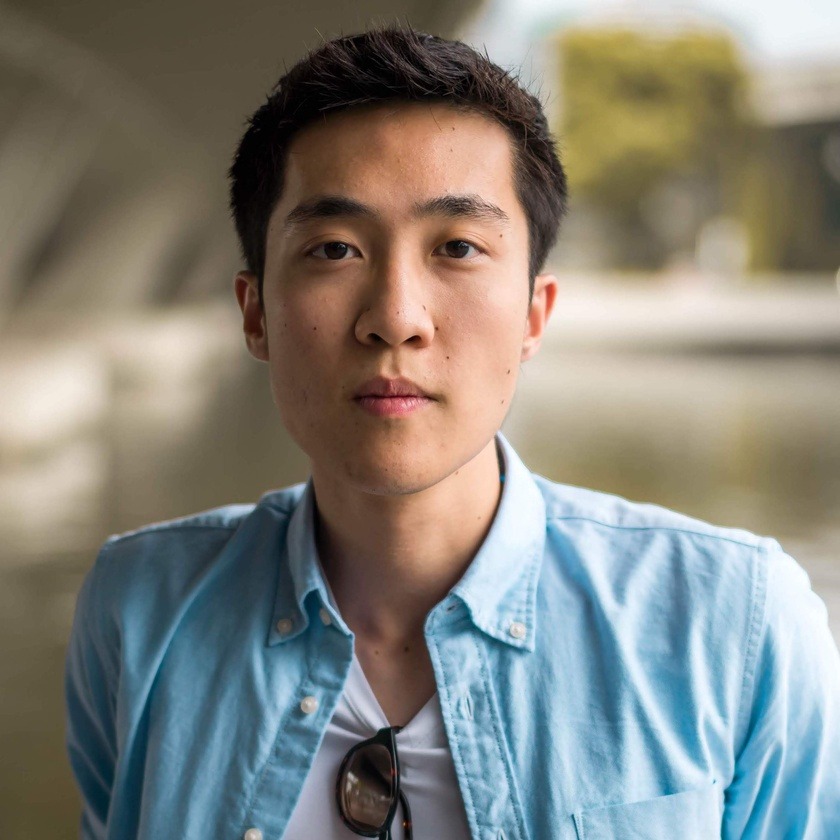
#> input picture base/images/dp.jpg, 840 x 840 px, shrunk from 2809 x 2809 before the run
$ jupyter execute crop_circle.ipynb
#> lines starting #> are read from the running program, lines starting #| are printed output that depends on the picture; after the words box and inside, x2 and y2 are one past the last pixel; in counts of white or black regions, pixels touching at a corner belong together
[cell 1]
import numpy as np
from PIL import Image, ImageDraw

# Open the input image as numpy array, convert to RGB
img=Image.open("./dp.jpg").convert("RGB")
#> img is the input picture: PIL image 840x840 RGB; mean R, G, B 132, 131.1, 122.9
npImage=np.array(img)
h,w=img.size
#> h = 840; w = 840

# Create same size alpha layer with circle
alpha = Image.new('L', img.size,0)
#> alpha: PIL image 840x840 L; every value is 0
draw = ImageDraw.Draw(alpha)
draw.pieslice([0,0,h,w],0,360,fill=255)

# Convert alpha Image to numpy array
npAlpha=np.array(alpha)
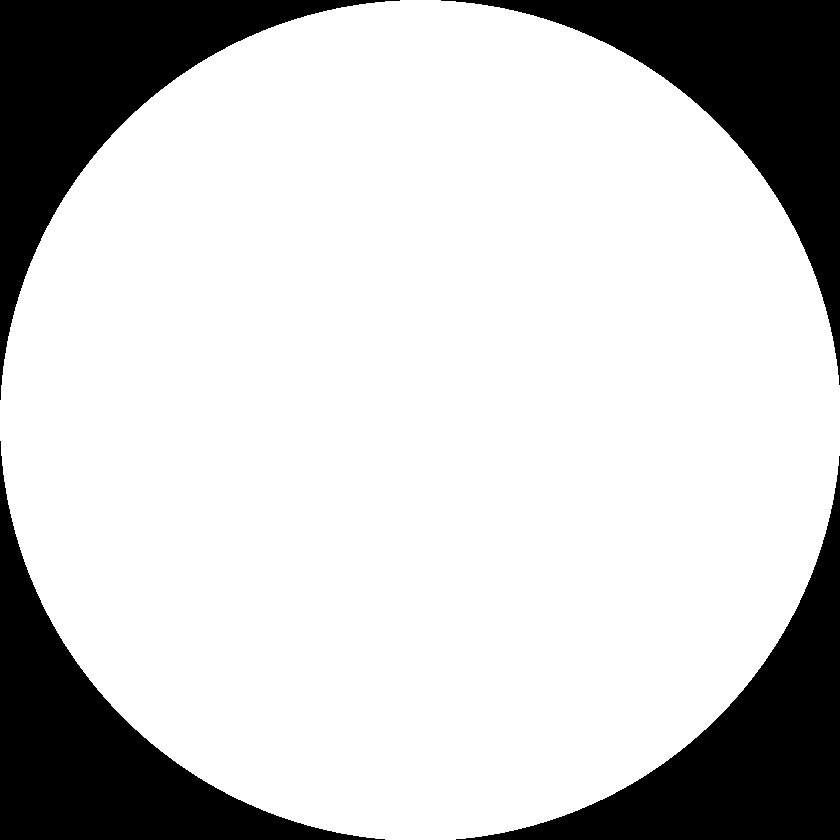
#> npAlpha: shape (840, 840); 78.7% white; 4 black regions, box (x1, y1, x2, y2) and area: (0, 0, 400, 400) 37973, (441, 0, 840, 385) 37573, (0, 441, 385, 840) 37573, (456, 456, 840, 840) 37174

# Add alpha layer to RGB
npImage=np.dstack((npImage,npAlpha))
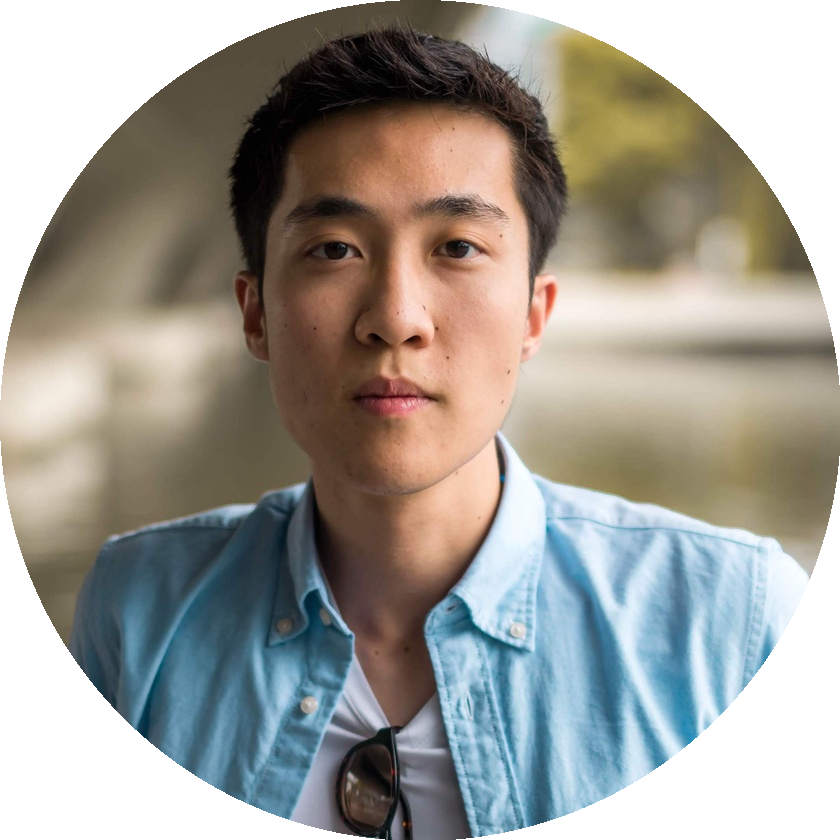
#> npImage: shape (840, 840, 4); mean R, G, B, A 132, 131.1, 122.9, 200.7; transparent parts drawn white

# Save with alpha
Image.fromarray(npImage).save('./avatar.png')

$ run again, with base/images/header.jpg copied over base/images/dp.jpg
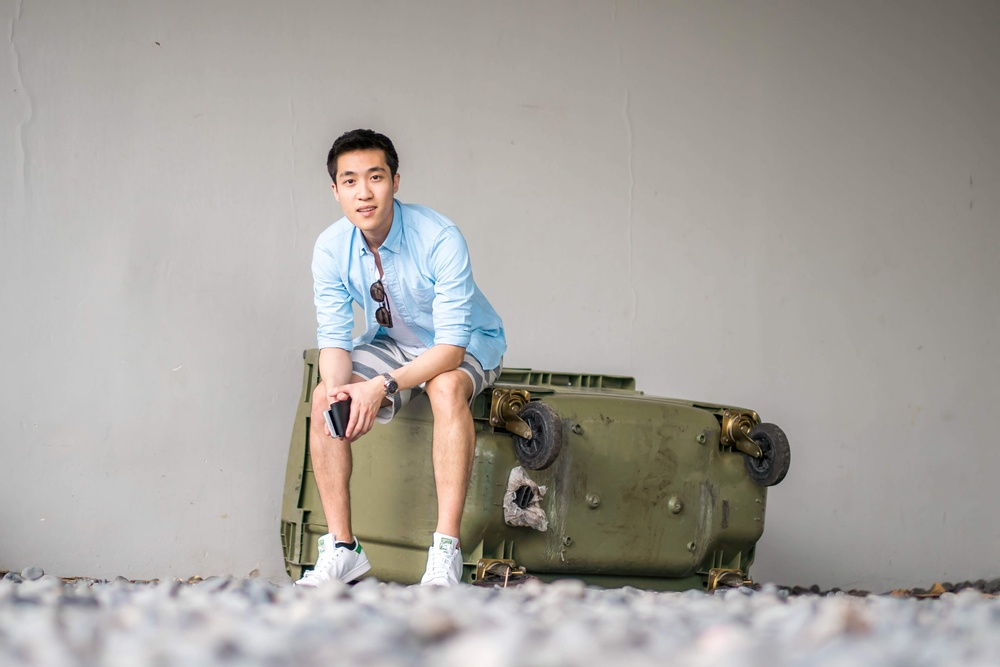
#> input picture base/images/header.jpg, 1000 x 667 px, shrunk from 4898 x 3265 before the run
#> img is the input picture: PIL image 1000x667 RGB; mean R, G, B 167.3, 163.5, 158.7
#> alpha: PIL image 1000x667 L; every value is 0
#> `npAlpha=np.array(alpha)`:
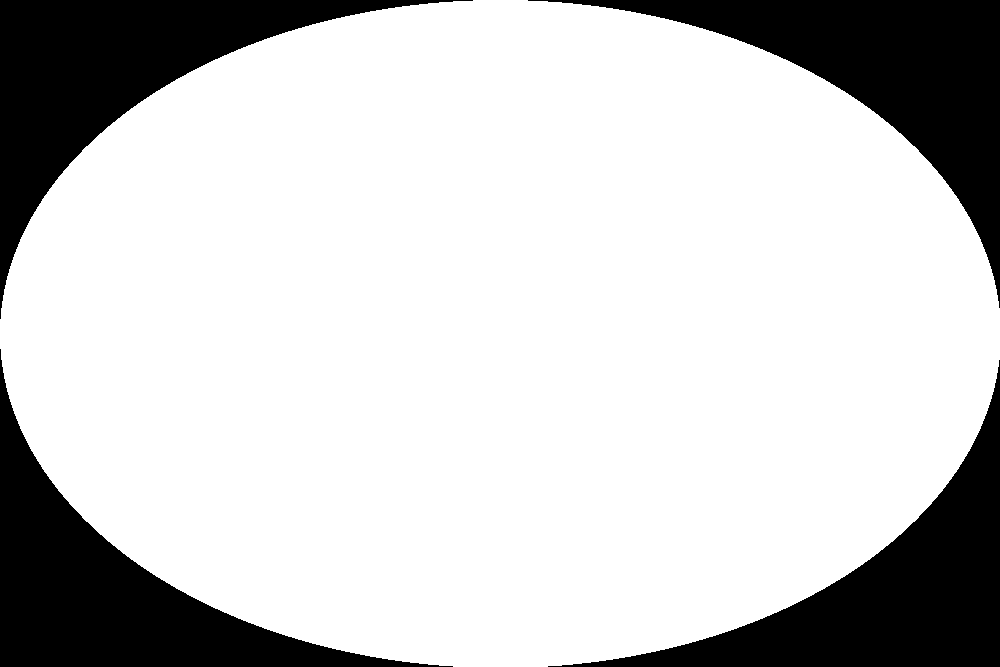
#> npAlpha: shape (667, 1000); 78.7% white; 4 black regions, box (x1, y1, x2, y2) and area: (0, 0, 473, 319) 35898, (528, 0, 1000, 308) 35579, (0, 349, 453, 667) 35425, (548, 360, 1000, 667) 35107
#> `npImage=np.dstack((npImage,npAlpha))`:
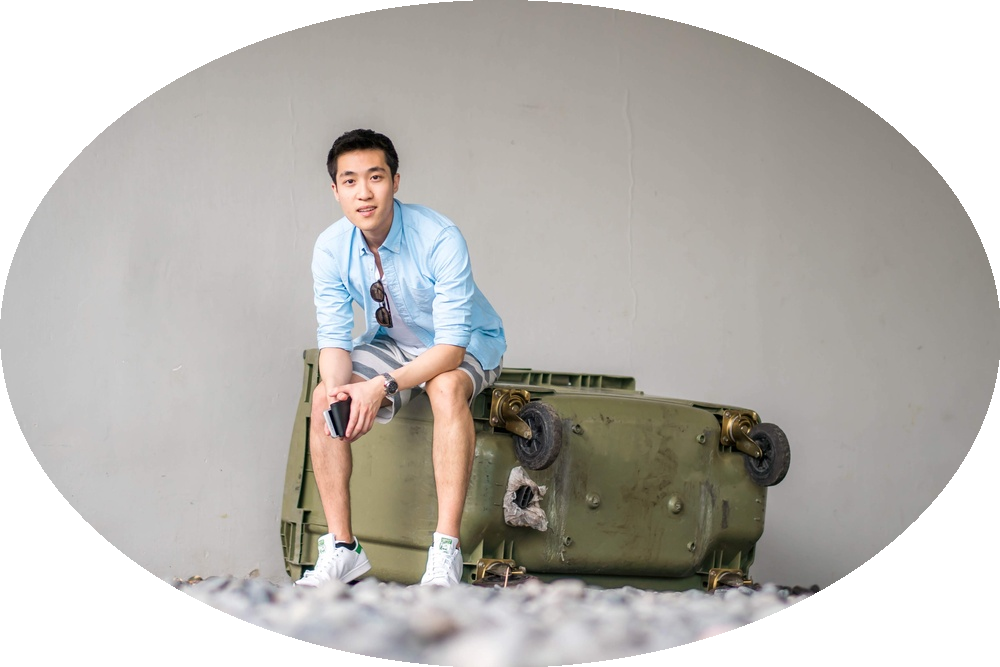
#> npImage: shape (667, 1000, 4); mean R, G, B, A 167.3, 163.5, 158.7, 200.7; transparent parts drawn white
